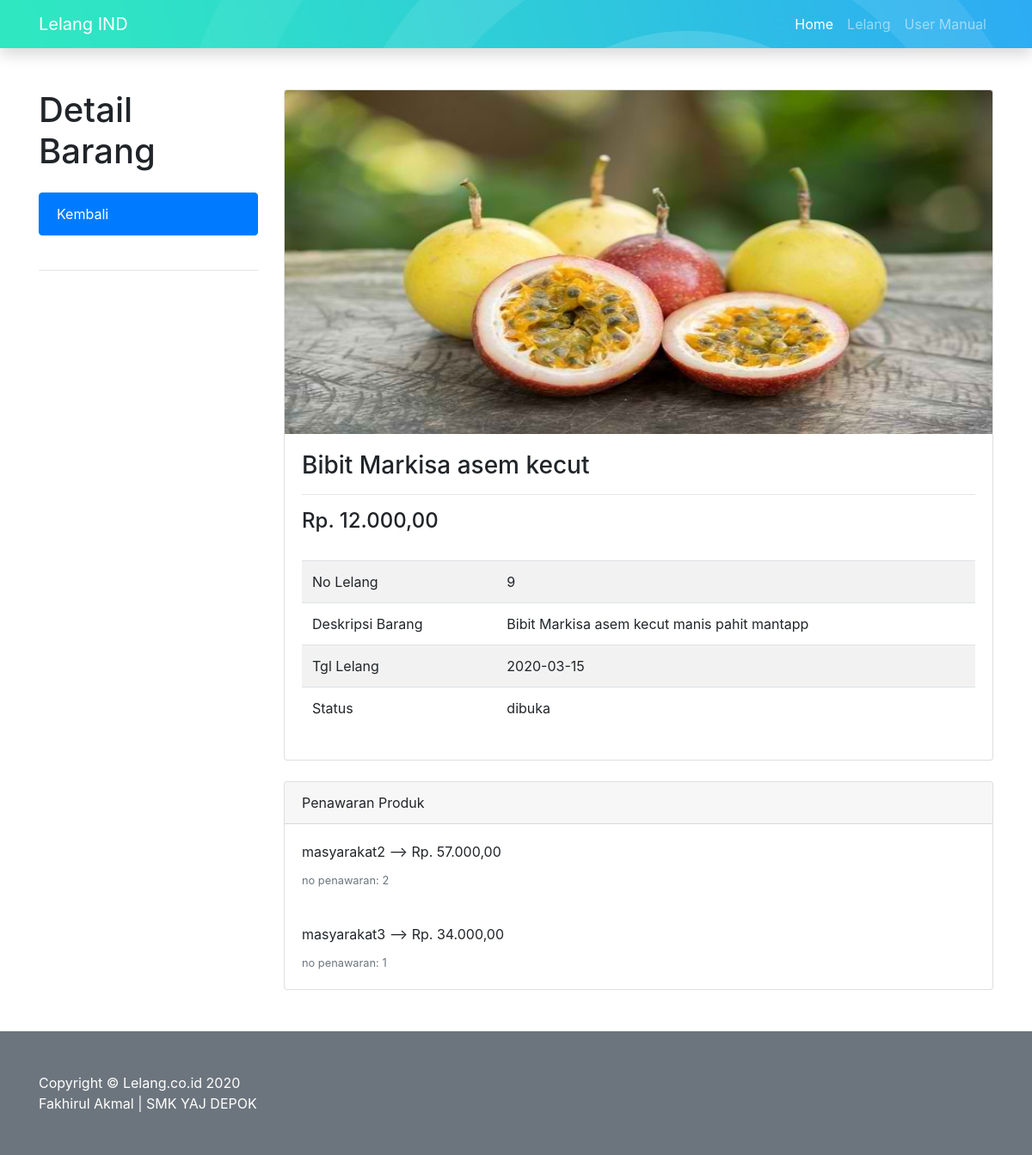
The page /?page=lelang&perintah=detailbarang&id_barang=8 on the database its author committed.
### tables this page shows
CREATE TABLE `tb_lelang` (
  `id_lelang` int(11) NOT NULL,
  `id_barang` int(11) NOT NULL,
  `tgl_lelang` date NOT NULL,
  `nama_file` varchar(255) NOT NULL,
  `harga_akhir` int(20) DEFAULT NULL,
  `id_user` int(11) DEFAULT NULL,
  `id_petugas` int(11) NOT NULL,
  `status` enum('dibuka','ditutup') NOT NULL
);

CREATE TABLE `tb_barang` (
  `id_barang` int(11) NOT NULL,
  `nama_barang` varchar(25) NOT NULL,
  `tgl` date NOT NULL,
  `harga_awal` int(20) NOT NULL,
  `nama_file` varchar(255) NOT NULL,
  `deskripsi_barang` varchar(100) NOT NULL
);

CREATE TABLE `history_lelang` (
  `id_history` int(11) NOT NULL,
  `id_lelang` int(11) NOT NULL,
  `id_barang` int(11) NOT NULL,
  `id_user` int(11) NOT NULL,
  `penawaran_harga` int(20) NOT NULL
);

CREATE TABLE `tb_masyarakat` (
  `id_user` int(11) NOT NULL,
  `nama_lengkap` varchar(25) NOT NULL,
  `username` varchar(25) NOT NULL,
  `password` varchar(500) NOT NULL,
  `telp` varchar(25) NOT NULL
);

### page/lelang/detailbarang.php (the view, shortened to what this page needs)
<?php
$koneksi = mysqli_connect('localhost', 'root', '', 'dblelang');
$id_barang   = $_GET['id_barang'];
?>
<div class="container">
  <?php
$sql = $koneksi->query("SELECT * from tb_lelang where id_barang='$id_barang' && status='dibuka'");
while ($data = $sql->fetch_assoc()) {
  ?>
<div class="row">
  <div class="col-lg-3">
    <h1 class="my-4">Detail Barang</h1>
    <div class="list-group">
      <a href="?page=lelang" class="list-group-item active">Kembali</a>
    </div>
    <br>
    <hr>
  </div>
      <div class="col-lg-9">
<?php
      $id_barang = $data['id_barang'];
      $id_lelang = $data['id_lelang'];
      $query_barang = mysqli_query($koneksi, "Select * From tb_barang where id_barang='$id_barang' ");
      $databarang = mysqli_fetch_assoc($query_barang);
      $harga_rupiah = "Rp. " . number_format($databarang['harga_awal'],2,',','.');
?>
        <div class="card mt-4">
          <center>
          <img class="card-img-top img-fluid" style=" height: 400px;" src="img/<?= $data['nama_file'] ?>" alt=""></center>
          <div class="card-body">
            <h3 class="card-title"><?= $databarang['nama_barang'] ?></h3>
            <hr>
            <h4><?php echo $harga_rupiah ?></h4>
            <br>
            <table class="table table-striped">
              <tbody>
                <tr>
                  <td>No Lelang</td>
                  <td><?= $data['id_lelang'] ?></td>
                </tr>
                <tr>
                  <td>Deskripsi Barang</td>
                  <td><?= $databarang['deskripsi_barang'] ?></td>
                </tr>
                <tr>
                  <td>Tgl Lelang</td>
                  <td><?= $data['tgl_lelang'] ?></td>
                </tr>
                <tr>
                  <td>Status</td>
                  <td><?= $data['status'] ?></td>
                </tr>
              </tbody>
            </table>
          </div>
        </div>
        <div class="card card-outline-secondary my-4">
          <div class="card-header">
            Penawaran Produk
          </div>
          <?php
              $koneksi = mysqli_connect('localhost', 'root', '', 'dblelang');
              $querykamu = mysqli_query($koneksi, "Select * From history_lelang where id_lelang='$id_lelang'Order By penawaran_harga Desc");
              while ($datahistory = mysqli_fetch_array($querykamu))
              {
                $id_user = $datahistory['id_user'];
                $data_akun = mysqli_query($koneksi, "Select * From tb_masyarakat Where id_user='$id_user'");
                $dataakun = mysqli_fetch_assoc($data_akun);
                $penawaran = "Rp. " . number_format($datahistory['penawaran_harga'],2,',','.');
          ?>
          <div class="card-body">
            <label><?php echo $dataakun['nama_lengkap']; ?> --> </label>
            <label><?php echo $penawaran ?></label><br>
            <small class="text-muted">no penawaran: <?php echo $datahistory['id_history']; ?></small>
          </div>
            <?php } if (mysqli_num_rows($querykamu) <= 0)
                    {
                    echo'<br><center><p>No price quote has been made yet.</p></center>';
                    } ?>
      <?php }
      ?>
        </div>
      </div>
    </div>
  </div>

### rows shown on the page
tb_lelang: nama_file (picture), id_barang.nama_barang "Bibit Markisa asem kecut", id_barang.harga_awal "Rp. 12.000,00", id_lelang "9", id_barang.deskripsi_barang "Bibit Markisa asem kecut manis pahit mantapp", tgl_lelang "2020-03-15", status "dibuka"
history_lelang: id_user.nama_lengkap "masyarakat2", penawaran_harga "Rp. 57.000,00", id_history "2"
history_lelang: id_user.nama_lengkap "masyarakat3", penawaran_harga "Rp. 34.000,00", id_history "1"
